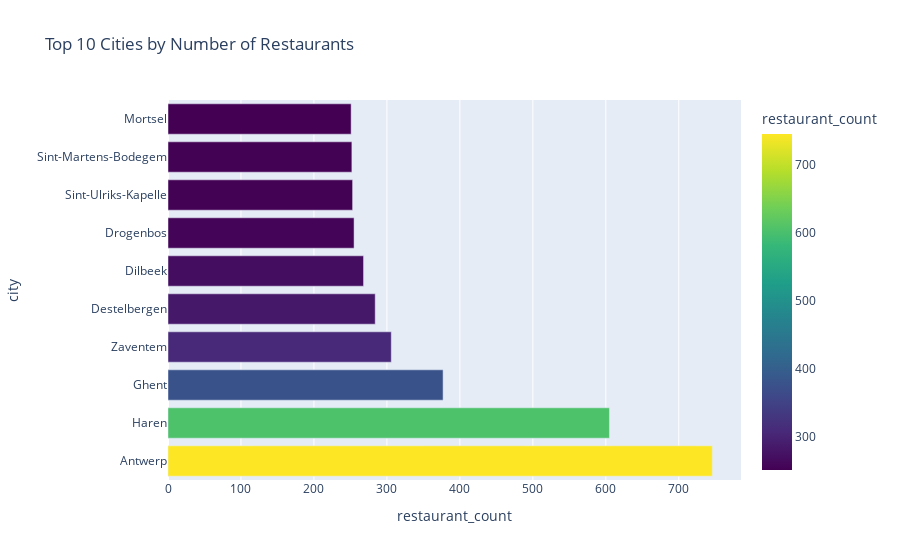

The cell this chart's notebook holds for it:
### Code cell
import plotly.express as px

fig = px.bar(
    top_cities,
    x='restaurant_count',
    y='city',
    orientation='h',
    color='restaurant_count',
    color_continuous_scale='Viridis',
    title="Top 10 Cities by Number of Restaurants"
)
fig.show()

### Figure 1 — Plotly figure (JSON) as saved in the notebook; plotly's stock layout.template omitted (floating-point values rounded to 4 significant figures)
{"data": [{"hovertemplate": "restaurant_count=%{marker.color}<br>city=%{y}<extra></extra>", "legendgroup": "", "marker": {"color": [746, 605, 377, 306, 284, 268, 255, 253, 252, 251], "coloraxis": "coloraxis", "pattern": {"shape": ""}}, "name": "", "orientation": "h", "showlegend": false, "textposition": "auto", "type": "bar", "x": [746, 605, 377, 306, 284, 268, 255, 253, 252, 251], "xaxis": "x", "y": ["Antwerp", "Haren", "Ghent", "Zaventem", "Destelbergen", "Dilbeek", "Drogenbos", "Sint-Ulriks-Kapelle", "Sint-Martens-Bodegem", "Mortsel"], "yaxis": "y"}], "layout": {"barmode": "relative", "coloraxis": {"colorbar": {"title": {"text": "restaurant_count"}}, "colorscale": [[0, "#440154"], [0.1111, "#482878"], [0.2222, "#3e4989"], [0.3333, "#31688e"], [0.4444, "#26828e"], [0.5556, "#1f9e89"], [0.6667, "#35b779"], [0.7778, "#6ece58"], [0.8889, "#b5de2b"], [1, "#fde725"]]}, "legend": {"tracegroupgap": 0}, "title": {"text": "Top 10 Cities by Number of Restaurants"}, "xaxis": {"anchor": "y", "domain": [0, 1], "title": {"text": "restaurant_count"}}, "yaxis": {"anchor": "x", "domain": [0, 1], "title": {"text": "city"}}}}
